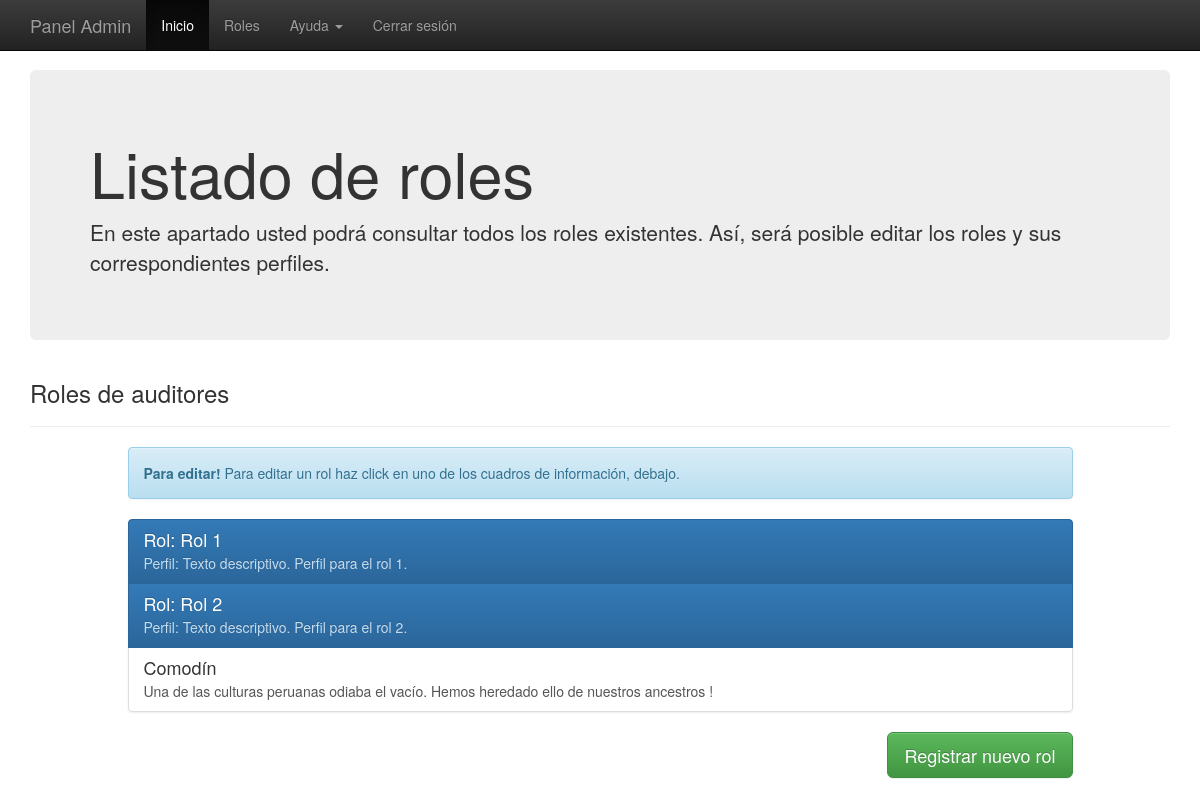
Page /sites/roles.php (signed in) on the committed database.
### tables this page shows
CREATE TABLE Rol 
(
	rol varchar(50) PRIMARY KEY,	
	perfil text
);

### scripts/funciones.php (called while the page is built, shortened)
<?php
$conexion = null;
function getRoles()
{
	global $conexion;
	$resultSet = mysqli_query($conexion, "SELECT * FROM Rol");
	return $resultSet->fetch_all();
}
?>

### sites/roles.php (the view, shortened to what this page needs)
<?php
include ('../scripts/funciones.php');
$roles = getRoles();
?>
<!DOCTYPE html>
<html lang="es">
  <head>
    <link rel="stylesheet" href="../css/bootstrap.min.css">
    <link rel="stylesheet" href="../css/bootstrap-theme.min.css">
    <link href="../css/theme.css" rel="stylesheet">
  </head>
  <body role="document">
    <?php require 'menuAdmin.php'; ?>
    <div class="container theme-showcase" role="main">
      <div class="jumbotron">
        <h1>Listado de roles</h1>
        <p>En este apartado usted podrá consultar todos los roles existentes. Así, será posible editar los roles y sus correspondientes perfiles.</p>
      </div>
      <div class="page-header">
        <h3>Roles de auditores</h3>
      </div>
      <div class="row">
        <div class="col-sm-offset-1 col-sm-10">
          <div class="alert alert-info" role="alert">
            <strong>Para editar!</strong> Para editar un rol haz click en uno de los cuadros de información, debajo.
          </div>
          <div class="list-group">
            <?php foreach($roles as $rol): ?>
            <a href="rol.php?id=<?= $rol[0] ?>" class="list-group-item active">
              <h4 class="list-group-item-heading">Rol: <?= $rol[0] ?></h4>
              <p class="list-group-item-text">Perfil: <?= $rol[1] ?></p>
            </a>
            <?php endforeach; ?>
            <a href="#" class="list-group-item">
              <h4 class="list-group-item-heading">Comodín</h4>
              <p class="list-group-item-text">Una de las culturas peruanas odiaba el vacío. Hemos heredado ello de nuestros ancestros !</p>
            </a>
          </div>
          <p>
            <a href="nuevo-rol.php" class="btn btn-lg btn-success pull-right">Registrar nuevo rol</a>
          </p>
        </div>
      </div>
    </div>
  </body>
</html>

### css/theme.css (style rules this page uses)
body { padding-top: 70px; padding-bottom: 30px; }

### rows in the picture
rol: rol "Rol 1", perfil "Texto descriptivo. Perfil para el rol 1."
rol: rol "Rol 2", perfil "Texto descriptivo. Perfil para el rol 2."
